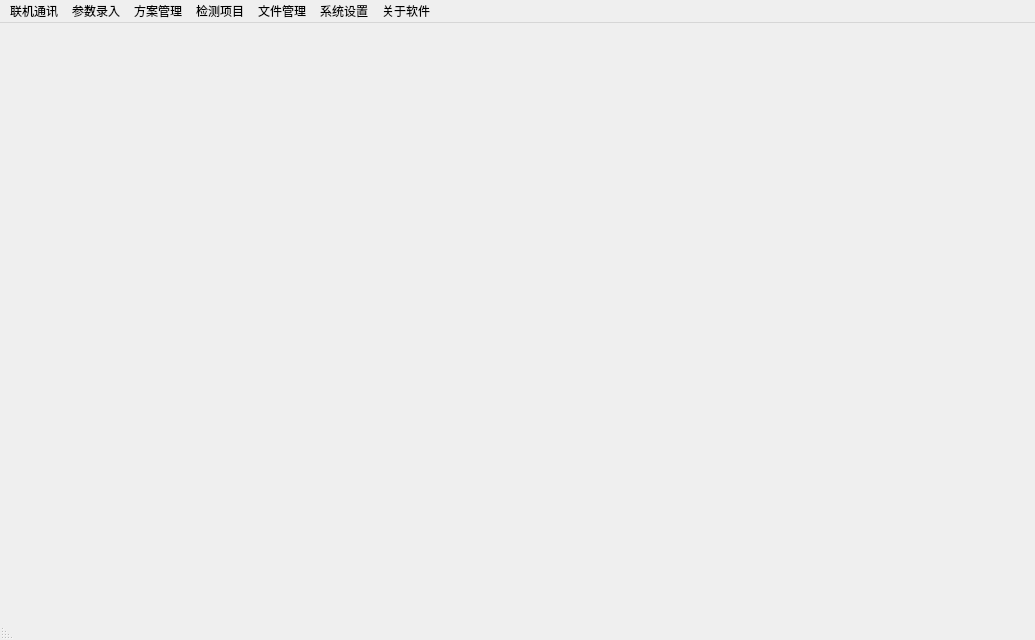
<?xml version="1.0" encoding="UTF-8"?>
<ui version="4.0">
 <class>MainWindow</class>
 <widget class="QMainWindow" name="MainWindow">
  <property name="windowModality">
   <enum>Qt::ApplicationModal</enum>
  </property>
  <property name="enabled">
   <bool>true</bool>
  </property>
  <property name="geometry">
   <rect>
    <x>0</x>
    <y>0</y>
    <width>1035</width>
    <height>640</height>
   </rect>
  </property>
  <property name="sizePolicy">
   <sizepolicy hsizetype="Expanding" vsizetype="Expanding">
    <horstretch>0</horstretch>
    <verstretch>0</verstretch>
   </sizepolicy>
  </property>
  <property name="windowTitle">
   <string>上层管理软件</string>
  </property>
  <widget class="QWidget" name="centralWidget">
   <widget class="QLabel" name="label_pic">
    <property name="geometry">
     <rect>
      <x>0</x>
      <y>0</y>
      <width>1035</width>
      <height>640</height>
     </rect>
    </property>
    <property name="sizePolicy">
     <sizepolicy hsizetype="Expanding" vsizetype="Expanding">
      <horstretch>0</horstretch>
      <verstretch>0</verstretch>
     </sizepolicy>
    </property>
    <property name="layoutDirection">
     <enum>Qt::LeftToRight</enum>
    </property>
    <property name="text">
     <string/>
    </property>
    <property name="scaledContents">
     <bool>true</bool>
    </property>
    <property name="alignment">
     <set>Qt::AlignRight|Qt::AlignTop|Qt::AlignTrailing</set>
    </property>
   </widget>
  </widget>
  <widget class="QMenuBar" name="menuBar">
   <property name="geometry">
    <rect>
     <x>0</x>
     <y>0</y>
     <width>1035</width>
     <height>28</height>
    </rect>
   </property>
   <widget class="QMenu" name="menuSYS">
    <property name="title">
     <string>系统设置</string>
    </property>
    <addaction name="action_6_1"/>
    <addaction name="action_6_2"/>
    <addaction name="action_6_3"/>
    <addaction name="action_6_4"/>
    <addaction name="separator"/>
    <addaction name="action_6_5"/>
    <addaction name="action_6_6"/>
    <addaction name="action_6_7"/>
    <addaction name="action_6_8"/>
    <addaction name="action_6_9"/>
    <addaction name="separator"/>
    <addaction name="action_6_10"/>
    <addaction name="separator"/>
    <addaction name="action_6_11"/>
    <addaction name="action_6_12"/>
   </widget>
   <widget class="QMenu" name="menuRTU">
    <property name="title">
     <string>检测项目</string>
    </property>
    <addaction name="action_4_1"/>
    <addaction name="action_4_2"/>
    <addaction name="action_4_3"/>
    <addaction name="separator"/>
    <addaction name="action_4_4"/>
    <addaction name="action_4_5"/>
   </widget>
   <widget class="QMenu" name="menuAbout">
    <property name="title">
     <string>关于软件</string>
    </property>
    <addaction name="action_7_1"/>
   </widget>
   <widget class="QMenu" name="menu_Connect">
    <property name="title">
     <string>联机通讯</string>
    </property>
    <addaction name="action_1_2"/>
    <addaction name="action_1_3"/>
   </widget>
   <widget class="QMenu" name="menu">
    <property name="title">
     <string>参数录入</string>
    </property>
    <addaction name="action_2_1"/>
   </widget>
   <widget class="QMenu" name="menu_2">
    <property name="title">
     <string>方案管理</string>
    </property>
    <addaction name="action_3_1"/>
    <addaction name="action_3_2"/>
   </widget>
   <widget class="QMenu" name="menu_3">
    <property name="title">
     <string>文件管理</string>
    </property>
    <addaction name="action_5_1"/>
    <addaction name="action_5_2"/>
   </widget>
   <addaction name="menu_Connect"/>
   <addaction name="menu"/>
   <addaction name="menu_2"/>
   <addaction name="menuRTU"/>
   <addaction name="menu_3"/>
   <addaction name="menuSYS"/>
   <addaction name="menuAbout"/>
  </widget>
  <widget class="QStatusBar" name="statusBar">
   <property name="layoutDirection">
    <enum>Qt::RightToLeft</enum>
   </property>
  </widget>
  <action name="action1">
   <property name="text">
    <string>1</string>
   </property>
  </action>
  <action name="action2">
   <property name="text">
    <string>2</string>
   </property>
  </action>
  <action name="action3">
   <property name="text">
    <string>3</string>
   </property>
  </action>
  <action name="action1_2">
   <property name="checkable">
    <bool>false</bool>
   </property>
   <property name="checked">
    <bool>false</bool>
   </property>
   <property name="enabled">
    <bool>false</bool>
   </property>
   <property name="text">
    <string>RTU参数录入</string>
   </property>
   <property name="autoRepeat">
    <bool>false</bool>
   </property>
   <property name="iconVisibleInMenu">
    <bool>true</bool>
   </property>
   <property name="shortcutVisibleInContextMenu">
    <bool>true</bool>
   </property>
   <property name="priority">
    <enum>QAction::NormalPriority</enum>
   </property>
  </action>
  <action name="action2_2">
   <property name="text">
    <string>外观检查、耐压试验结果</string>
   </property>
  </action>
  <action name="action3_2">
   <property name="text">
    <string>遥测误差检验</string>
   </property>
  </action>
  <action name="action1_3">
   <property name="text">
    <string>1</string>
   </property>
  </action>
  <action name="action2_3">
   <property name="text">
    <string>2</string>
   </property>
  </action>
  <action name="action_1_1">
   <property name="text">
    <string>RTU参数录入</string>
   </property>
   <property name="font">
    <font>
     <pointsize>10</pointsize>
    </font>
   </property>
  </action>
  <action name="action_4_1">
   <property name="text">
    <string>外观检查、耐压试验结果</string>
   </property>
   <property name="font">
    <font>
     <pointsize>10</pointsize>
    </font>
   </property>
  </action>
  <action name="action_4_2">
   <property name="text">
    <string>遥测误差检验</string>
   </property>
   <property name="font">
    <font>
     <pointsize>10</pointsize>
    </font>
   </property>
  </action>
  <action name="action_4_3">
   <property name="text">
    <string>改变量</string>
   </property>
   <property name="font">
    <font>
     <pointsize>10</pointsize>
    </font>
   </property>
  </action>
  <action name="action_1_5">
   <property name="text">
    <string>遥信变位试验</string>
   </property>
   <property name="font">
    <font>
     <pointsize>10</pointsize>
    </font>
   </property>
  </action>
  <action name="action_1_6">
   <property name="text">
    <string>遥控试验</string>
   </property>
   <property name="font">
    <font>
     <pointsize>10</pointsize>
    </font>
   </property>
  </action>
  <action name="action_4_4">
   <property name="text">
    <string>现场校验</string>
   </property>
   <property name="font">
    <font>
     <pointsize>10</pointsize>
    </font>
   </property>
  </action>
  <action name="action_4_5">
   <property name="text">
    <string>遥控量监测</string>
   </property>
   <property name="font">
    <font>
     <pointsize>10</pointsize>
    </font>
   </property>
  </action>
  <action name="action_11_9">
   <property name="text">
    <string>附加Excel报表管理</string>
   </property>
   <property name="font">
    <font>
     <pointsize>10</pointsize>
    </font>
   </property>
  </action>
  <action name="action_6_1">
   <property name="text">
    <string>系统参数设置</string>
   </property>
   <property name="font">
    <font>
     <pointsize>10</pointsize>
    </font>
   </property>
  </action>
  <action name="action_6_2">
   <property name="text">
    <string>通讯协议参数</string>
   </property>
   <property name="font">
    <font>
     <pointsize>10</pointsize>
    </font>
   </property>
  </action>
  <action name="action_6_3">
   <property name="text">
    <string>自定义协议设置</string>
   </property>
   <property name="font">
    <font>
     <pointsize>10</pointsize>
    </font>
   </property>
  </action>
  <action name="action_6_4">
   <property name="text">
    <string>设置标准装置参数</string>
   </property>
   <property name="font">
    <font>
     <pointsize>10</pointsize>
    </font>
   </property>
  </action>
  <action name="action_16">
   <property name="text">
    <string>误差检定方案管理</string>
   </property>
  </action>
  <action name="action_2_5">
   <property name="text">
    <string>误差检定方案管理</string>
   </property>
   <property name="font">
    <font>
     <pointsize>10</pointsize>
    </font>
   </property>
  </action>
  <action name="action_2_6">
   <property name="text">
    <string>改变量检定方案管理</string>
   </property>
   <property name="font">
    <font>
     <pointsize>10</pointsize>
    </font>
   </property>
  </action>
  <action name="action_6_5">
   <property name="text">
    <string>仪器的通信设置</string>
   </property>
   <property name="font">
    <font>
     <pointsize>10</pointsize>
    </font>
   </property>
  </action>
  <action name="action_6_6">
   <property name="text">
    <string>时钟同步</string>
   </property>
   <property name="font">
    <font>
     <pointsize>10</pointsize>
    </font>
   </property>
  </action>
  <action name="action_6_7">
   <property name="text">
    <string>交流标准功率源(P)</string>
   </property>
   <property name="font">
    <font>
     <pointsize>10</pointsize>
    </font>
   </property>
  </action>
  <action name="action_6_8">
   <property name="text">
    <string>直流标准源</string>
   </property>
   <property name="font">
    <font>
     <pointsize>10</pointsize>
    </font>
   </property>
   <property name="visible">
    <bool>false</bool>
   </property>
  </action>
  <action name="action_6_9">
   <property name="text">
    <string>交流测量</string>
   </property>
   <property name="font">
    <font>
     <pointsize>10</pointsize>
    </font>
   </property>
  </action>
  <action name="action_2_12">
   <property name="text">
    <string>上下载仪器软件</string>
   </property>
   <property name="font">
    <font>
     <pointsize>10</pointsize>
    </font>
   </property>
  </action>
  <action name="action_2_13">
   <property name="text">
    <string>网络升级软件</string>
   </property>
   <property name="font">
    <font>
     <pointsize>10</pointsize>
    </font>
   </property>
  </action>
  <action name="action_6_10">
   <property name="text">
    <string>设置工具</string>
   </property>
   <property name="font">
    <font>
     <pointsize>10</pointsize>
    </font>
   </property>
  </action>
  <action name="action_12_15">
   <property name="text">
    <string>设置记录保存路径</string>
   </property>
   <property name="font">
    <font>
     <pointsize>10</pointsize>
    </font>
   </property>
  </action>
  <action name="action_12_16">
   <property name="text">
    <string>设置用户</string>
   </property>
   <property name="font">
    <font>
     <pointsize>10</pointsize>
    </font>
   </property>
  </action>
  <action name="action_32">
   <property name="text">
    <string>交流源校准</string>
   </property>
  </action>
  <action name="action_6_11">
   <property name="text">
    <string>交流源校准</string>
   </property>
   <property name="font">
    <font>
     <pointsize>10</pointsize>
    </font>
   </property>
  </action>
  <action name="action_6_12">
   <property name="checked">
    <bool>false</bool>
   </property>
   <property name="enabled">
    <bool>false</bool>
   </property>
   <property name="text">
    <string>退出</string>
   </property>
   <property name="font">
    <font>
     <pointsize>10</pointsize>
    </font>
   </property>
   <property name="visible">
    <bool>false</bool>
   </property>
  </action>
  <action name="action1_4">
   <property name="text">
    <string>1</string>
   </property>
  </action>
  <action name="action_2">
   <property name="text">
    <string>超级用户</string>
   </property>
  </action>
  <action name="action_3_2_1">
   <property name="text">
    <string>超级用户</string>
   </property>
  </action>
  <action name="action_7_1">
   <property name="text">
    <string>版本信息</string>
   </property>
   <property name="font">
    <font>
     <pointsize>10</pointsize>
    </font>
   </property>
  </action>
  <action name="action_3">
   <property name="text">
    <string>超级用户</string>
   </property>
  </action>
  <action name="action_4">
   <property name="text">
    <string>一般用户</string>
   </property>
  </action>
  <action name="action_3_12">
   <property name="text">
    <string>用户信息</string>
   </property>
   <property name="font">
    <font>
     <pointsize>10</pointsize>
    </font>
   </property>
  </action>
  <action name="action_2_1">
   <property name="text">
    <string>RTU参数录入</string>
   </property>
   <property name="font">
    <font>
     <pointsize>10</pointsize>
    </font>
   </property>
  </action>
  <action name="action_3_1">
   <property name="text">
    <string>误差方案</string>
   </property>
   <property name="font">
    <font>
     <pointsize>10</pointsize>
    </font>
   </property>
  </action>
  <action name="action_3_2">
   <property name="text">
    <string>改变量方案</string>
   </property>
   <property name="font">
    <font>
     <pointsize>10</pointsize>
    </font>
   </property>
  </action>
  <action name="action_1_3">
   <property name="text">
    <string>设备联机</string>
   </property>
   <property name="font">
    <font>
     <pointsize>10</pointsize>
    </font>
   </property>
  </action>
  <action name="action_1_2">
   <property name="text">
    <string>参数设置</string>
   </property>
   <property name="font">
    <font>
     <pointsize>10</pointsize>
    </font>
   </property>
  </action>
  <action name="action_5_1">
   <property name="text">
    <string>报表输出</string>
   </property>
   <property name="font">
    <font>
     <pointsize>10</pointsize>
    </font>
   </property>
  </action>
  <action name="action_5_2">
   <property name="text">
    <string>保存路径</string>
   </property>
   <property name="font">
    <font>
     <pointsize>10</pointsize>
    </font>
   </property>
  </action>
 </widget>
 <layoutdefault spacing="6" margin="11"/>
 <resources/>
 <connections/>
</ui>
